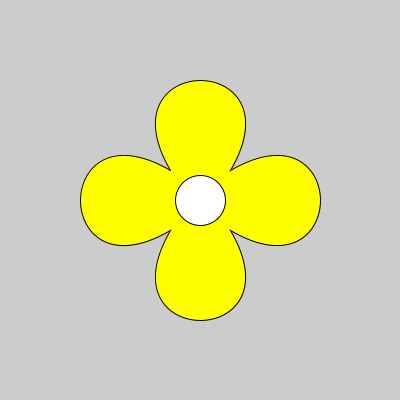
Frame 1 (no input)
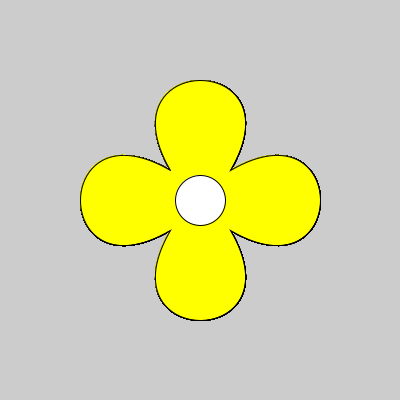
Frame 60 (the mouse pressed at the canvas centre just before this capture)
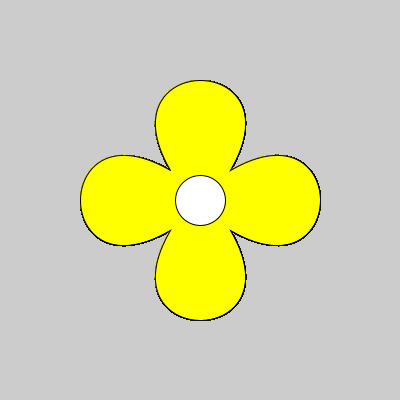
Frame 120 (the mouse held since frame 60 and released just before this capture)

The Processing sketch that drew these frames (run headless with seeded random() and noise(); from frame 60 on, the mouse is pressed at the canvas centre):

// Processing sketch: Flower
// ── Flower.pde
void setup(){
  size(400,400);
}

void draw(){
translate(200,200);
fill(255,255,0);
beginShape();
vertex(-30,-30);
bezierVertex(-150,-100,-150,100,-30,30);
bezierVertex(-100,150,100,150,30,30);
bezierVertex(150,100,150,-100,30,-30);
bezierVertex(100,-150,-100,-150,-30,-30);
endShape();
fill(255,255,255);
ellipse(0,0,50,50);

}
